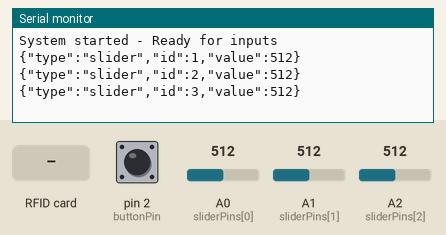
This sketch was run on a simulated Arduino Uno, built with avr-gcc and run on an emulated ATmega328P. Shown: the last lines printed to the serial monitor. The test bench sets the inputs (shaded band); at power-on: pin 2 (buttonPin) HIGH, A0 (sliderPins[0]) = 512, A1 (sliderPins[1]) = 512, A2 (sliderPins[2]) = 512.

Above: at 1.2 s.
1.3 s: pin 2 (buttonPin) pulled LOW for 0.15 s
At 2.3 s:
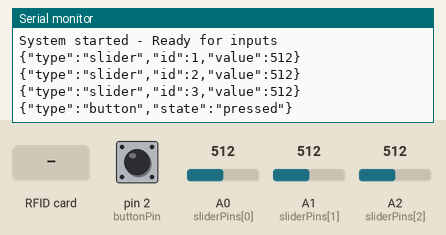
2.9 s: RFID card 5E 7A 19 C4 held to the reader
At 3.4 s:
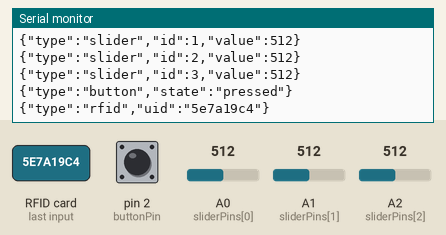
4.4 s: A0 (sliderPins[0]) set to 716
At 5.6 s:
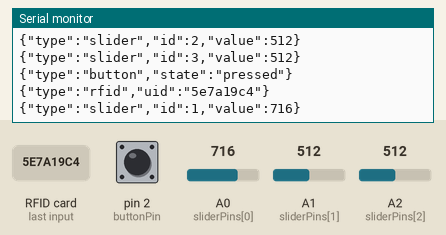
5.9 s: A1 (sliderPins[1]) set to 716
At 6.5 s:
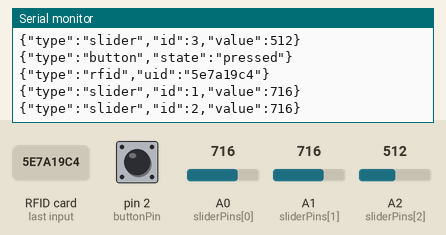
7.4 s: A2 (sliderPins[2]) set to 716
At 8.6 s:
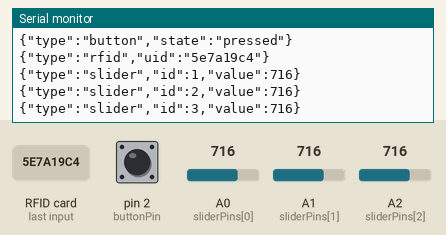
8.9 s: A0 (sliderPins[0]) set to 900
At 9.8 s:
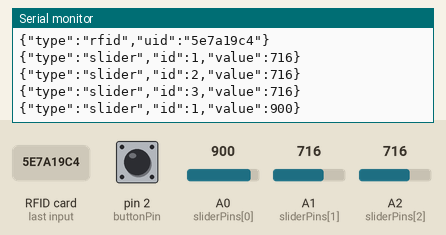
Timing chart, 0 to 11.4 s (numbered marks = the images above; inputs shaded):
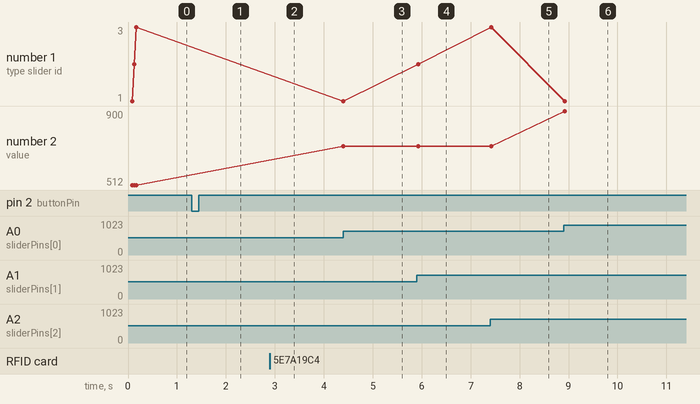

Measured:
- after the input at 1.3 s, the serial monitor: prints a new line at once (image 1)
- after the input at 2.9 s, the serial monitor: prints a new line at once (image 2)
- after the input at 4.4 s, the serial monitor: prints a new line at once (image 3)
- after the input at 5.9 s, the serial monitor: prints a new line at once (image 4)
- after the input at 7.4 s, the serial monitor: prints a new line at once (image 5)
- after the input at 8.9 s, the serial monitor: prints a new line at once (image 6)
- plotted number 1: 3 → 1 after the input at 4.4 s, 1 → 2 after the input at 5.9 s, 2 → 3 after the input at 7.4 s, 3 → 1 after the input at 8.9 s
- plotted number 2: 512 → 716 after the input at 4.4 s, 716 → 900 after the input at 8.9 s

The sketch:

integrated.ino
```cpp
#include <SPI.h>
#include <MFRC522.h>

// RFID Pins
#define SS_PIN 10
#define RST_PIN 9
MFRC522 mfrc522(SS_PIN, RST_PIN);

// Button Pin
const int buttonPin = 2;

// Slider Pins
const int sliderPins[3] = {A0, A1, A2};

// Variables to track previous states
int lastSliderValues[3] = {-1, -1, -1}; // Initialize with impossible values
bool buttonPressed = false; // Track if button is currently pressed

void setup() {
  Serial.begin(9600);

  // Initialize RFID
  SPI.begin();
  mfrc522.PCD_Init();

  // Initialize button with pull-up
  pinMode(buttonPin, INPUT_PULLUP);

  Serial.println("System started - Ready for inputs");
}

void loop() {
  // Check RFID
  checkRFID();

  // Check button (using your original approach)
  checkButton();

  // Check all sliders
  for (int i = 0; i < 3; i++) {
    checkSlider(i);
  }
}

void checkRFID() {
  // Check for new RFID card
  if (mfrc522.PICC_IsNewCardPresent() && mfrc522.PICC_ReadCardSerial()) {
    // Create UID string
    String uidString = "";
    for (byte i = 0; i < mfrc522.uid.size; i++) {
      if (mfrc522.uid.uidByte[i] < 0x10) {
        uidString += "0";
      }
      uidString += String(mfrc522.uid.uidByte[i], HEX);
    }

    // Send JSON message
    Serial.print("{\"type\":\"rfid\",\"uid\":\"");
    Serial.print(uidString);
    Serial.println("\"}");

    // Stop communication with card
    mfrc522.PICC_HaltA();
  }
}

void checkButton() {
  int buttonState = digitalRead(buttonPin);

  // 因为 INPUT_PULLUP，按下时 = LOW
  if (buttonState == LOW && !buttonPressed) {
    Serial.println("{\"type\":\"button\",\"state\":\"pressed\"}");
    buttonPressed = true;
    delay(300); // 简单消抖，避免一次按下重复输出
  }

  // 当按钮释放时重置状态
  if (buttonState == HIGH) {
    buttonPressed = false;
  }
}

void checkSlider(int sliderId) {
  int currentValue = analogRead(sliderPins[sliderId]);

  // Only send if value changed significantly (to avoid noise)
  if (abs(currentValue - lastSliderValues[sliderId]) > 30) {
    lastSliderValues[sliderId] = currentValue;

    // Send JSON message with slider ID and value
    Serial.print("{\"type\":\"slider\",\"id\":");
    Serial.print(sliderId + 1); // IDs 1,2,3
    Serial.print(",\"value\":");
    Serial.print(currentValue);
    Serial.println("}");
  }
}
```
